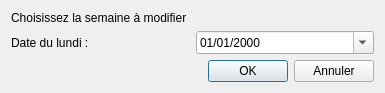
<?xml version="1.0" encoding="UTF-8"?>
<ui version="4.0">
 <class>IntroTimeslots</class>
 <widget class="QDialog" name="IntroTimeslots">
  <property name="windowModality">
   <enum>Qt::WindowModal</enum>
  </property>
  <property name="geometry">
   <rect>
    <x>0</x>
    <y>0</y>
    <width>385</width>
    <height>90</height>
   </rect>
  </property>
  <property name="windowTitle">
   <string>Horaires de kholles</string>
  </property>
  <layout class="QVBoxLayout" name="verticalLayout">
   <item>
    <widget class="QLabel" name="label">
     <property name="text">
      <string>Choisissez la semaine à modifier</string>
     </property>
    </widget>
   </item>
   <item>
    <layout class="QHBoxLayout" name="horizontalLayout">
     <item>
      <widget class="QLabel" name="label_2">
       <property name="text">
        <string>Date du lundi : </string>
       </property>
      </widget>
     </item>
     <item>
      <widget class="QDateEdit" name="dateEdit">
       <property name="displayFormat">
        <string>dd/MM/yyyy</string>
       </property>
       <property name="calendarPopup">
        <bool>true</bool>
       </property>
      </widget>
     </item>
    </layout>
   </item>
   <item>
    <layout class="QHBoxLayout" name="horizontalLayout_2">
     <item>
      <spacer name="horizontalSpacer">
       <property name="orientation">
        <enum>Qt::Horizontal</enum>
       </property>
       <property name="sizeHint" stdset="0">
        <size>
         <width>40</width>
         <height>20</height>
        </size>
       </property>
      </spacer>
     </item>
     <item>
      <widget class="QPushButton" name="OKButton">
       <property name="text">
        <string>OK</string>
       </property>
      </widget>
     </item>
     <item>
      <widget class="QPushButton" name="pushButton_2">
       <property name="text">
        <string>Annuler</string>
       </property>
      </widget>
     </item>
    </layout>
   </item>
  </layout>
 </widget>
 <resources/>
 <connections>
  <connection>
   <sender>pushButton_2</sender>
   <signal>clicked()</signal>
   <receiver>IntroTimeslots</receiver>
   <slot>reject()</slot>
   <hints>
    <hint type="sourcelabel">
     <x>349</x>
     <y>70</y>
    </hint>
    <hint type="destinationlabel">
     <x>364</x>
     <y>85</y>
    </hint>
   </hints>
  </connection>
  <connection>
   <sender>OKButton</sender>
   <signal>clicked()</signal>
   <receiver>IntroTimeslots</receiver>
   <slot>accept()</slot>
   <hints>
    <hint type="sourcelabel">
     <x>250</x>
     <y>71</y>
    </hint>
    <hint type="destinationlabel">
     <x>193</x>
     <y>60</y>
    </hint>
   </hints>
  </connection>
 </connections>
</ui>
